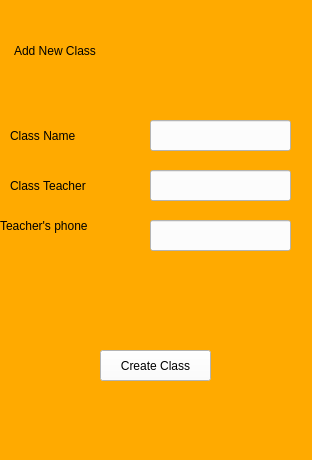
<?xml version="1.0" encoding="UTF-8"?>
<ui version="4.0">
 <class>Form</class>
 <widget class="QWidget" name="Form">
  <property name="geometry">
   <rect>
    <x>0</x>
    <y>0</y>
    <width>312</width>
    <height>460</height>
   </rect>
  </property>
  <property name="windowTitle">
   <string>Form</string>
  </property>
  <property name="styleSheet">
   <string notr="true">font: 10pt &quot;MS Shell Dlg 2&quot;;
background-color: rgb(255, 170, 0);
</string>
  </property>
  <widget class="QPushButton" name="pushButton">
   <property name="geometry">
    <rect>
     <x>100</x>
     <y>350</y>
     <width>111</width>
     <height>31</height>
    </rect>
   </property>
   <property name="styleSheet">
    <string notr="true">background-color: rgb(252, 252, 252);
color: rgb(0, 0, 0);</string>
   </property>
   <property name="text">
    <string>Create Class</string>
   </property>
  </widget>
  <widget class="QLabel" name="label_2">
   <property name="geometry">
    <rect>
     <x>10</x>
     <y>120</y>
     <width>121</width>
     <height>31</height>
    </rect>
   </property>
   <property name="styleSheet">
    <string notr="true">font: 10pt &quot;Verdana&quot;;</string>
   </property>
   <property name="text">
    <string>Class Name</string>
   </property>
  </widget>
  <widget class="QLabel" name="label_5">
   <property name="geometry">
    <rect>
     <x>10</x>
     <y>170</y>
     <width>121</width>
     <height>31</height>
    </rect>
   </property>
   <property name="styleSheet">
    <string notr="true">font: 10pt &quot;Verdana&quot;;</string>
   </property>
   <property name="text">
    <string>Class Teacher</string>
   </property>
  </widget>
  <widget class="QLabel" name="label_6">
   <property name="geometry">
    <rect>
     <x>0</x>
     <y>210</y>
     <width>141</width>
     <height>31</height>
    </rect>
   </property>
   <property name="styleSheet">
    <string notr="true">font: 10pt &quot;Verdana&quot;;</string>
   </property>
   <property name="text">
    <string>Teacher's phone</string>
   </property>
  </widget>
  <widget class="QLineEdit" name="lineEdit">
   <property name="geometry">
    <rect>
     <x>150</x>
     <y>120</y>
     <width>141</width>
     <height>31</height>
    </rect>
   </property>
   <property name="styleSheet">
    <string notr="true">background-color: rgb(252, 252, 252);
color: rgb(0, 0, 0);</string>
   </property>
  </widget>
  <widget class="QLineEdit" name="lineEdit_2">
   <property name="geometry">
    <rect>
     <x>150</x>
     <y>170</y>
     <width>141</width>
     <height>31</height>
    </rect>
   </property>
   <property name="styleSheet">
    <string notr="true">background-color: rgb(252, 252, 252);
color: rgb(0, 0, 0);</string>
   </property>
  </widget>
  <widget class="QLineEdit" name="lineEdit_3">
   <property name="geometry">
    <rect>
     <x>150</x>
     <y>220</y>
     <width>141</width>
     <height>31</height>
    </rect>
   </property>
   <property name="styleSheet">
    <string notr="true">background-color: rgb(252, 252, 252);
color: rgb(0, 0, 0);</string>
   </property>
  </widget>
  <widget class="QLabel" name="label">
   <property name="geometry">
    <rect>
     <x>14</x>
     <y>30</y>
     <width>291</width>
     <height>41</height>
    </rect>
   </property>
   <property name="text">
    <string>Add New Class</string>
   </property>
  </widget>
 </widget>
 <resources/>
 <connections/>
</ui>
